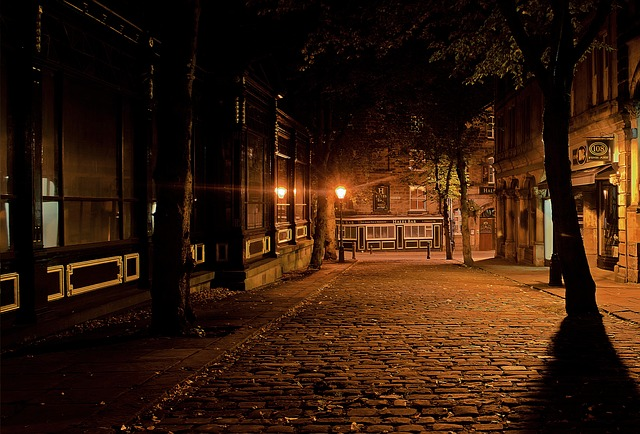
#> input picture images/alley_night.jpg, 640 x 434 px
$ python -i utils.py   (imports and definitions only)
#> lines starting #> are read from the running program, lines starting #| are printed output that depends on the picture
from urllib.request import urlretrieve
import cv2 as cv
import matplotlib.pyplot as plt
import numpy as np

# [113 lines left out: functions download_save_img, display_image, display_images, matplotlib_show_images, point_op, gamma_correction, not called in this run]

# automatic Canny edge detector
def auto_canny(img, method=None, sigma=0.33):
    """Automatic Canny edge detection
    img: grayscale image (uint8)
    methods: otsu, triangle and median (string)
    sigma: default: 0.33

    Returns:
    ---
    8-bit single channel image"""
    if method == "median":
        retVal = np.median(img)

    elif method == "triangle":
        retVal = cv.threshold(img, 0, 255, cv.THRESH_TRIANGLE)[0]

    elif method == "otsu":
        retVal = cv.threshold(img, 0, 255, cv.THRESH_OTSU)[0]

    else:
        raise Exception("method specified not available")

    lowTh = (1 - sigma) * retVal
    highTh = (1 + sigma) * retVal
    return cv.Canny(img, lowTh, highTh)

# [101 lines left out: functions resize_aspect_ratio, nms, computeIOUandDice, not called in this run]

>>> import cv2
>>> picture = cv2.imread('images/alley_night.jpg', cv2.IMREAD_GRAYSCALE)
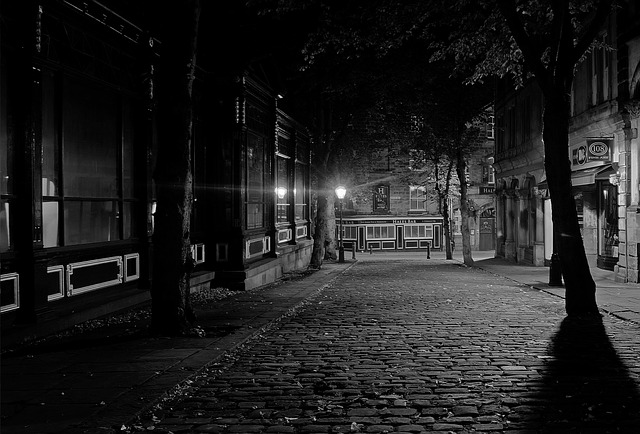
#> picture: shape (434, 640); min 0, max 255, mean 32.5
>>> result = auto_canny(picture)
#> (the run stopped early here; a loop or call above may not have finished)
